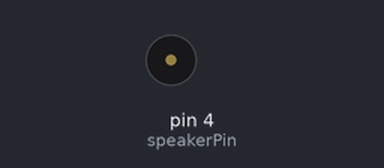
Simulated run of this sketch. Board: Arduino Uno, built with avr-gcc and run on an emulated ATmega328P. Parts: buzzer (waves = sounding).

Above: at 0.1 s.
At 12.0 s:
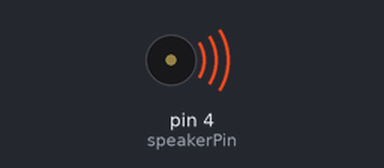
Timing chart, 0 to 43.0 s (numbered marks = the images above):
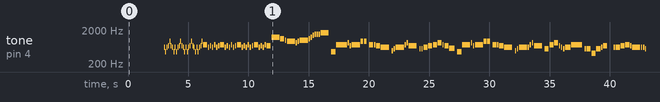

The sketch:

soldierdream_tono.ino
```cpp
//*****************************************************
//Realizado por © 2016 Sebastian Cuenca ***************
//Comparte, like y comenta :D :D :D *******************
//*****************************************************


int statePin = LOW;
int speakerPin = 4;

int length = 238; // Numero de notas (incluido espacios)                                                                                                            //10                                          178 bbsbIIRIRIIsIIMMUBRFMFHFRRIIIIIbbsbIIRIRIRIbshsbIRFMMMHMFR
char notes[] = "RsRFSFRsRsRFSFRsRsRFSFRsRsRFSMRFRMRFMRFRMRFMRFRMRFMRFRMFVUBSHSBUVTWWWX sMHFMSS MMFR bIRMHF IIRFMHMFD sMHFMSS MMFR bIRRMHF IMHFRIRM IIhIRF RRFMFRRRIhhIsshmRFM IsIMSUWRFMFHFRRIIII IbbsbIIRIRFMsIISUWRFMFHFRRIIII IbbsbIIRIRFMIbshsb IRFMMMHMFR"; // // Reproduccion del tono, cada espacio representa un descanso
float beats[] = {0.5,0.5,0.5,0.5,0.5,0.5,0.5,0.5,0.5,0.5,0.5,0.5,0.5,0.5,0.5,0.5,0.5,0.5,0.5,0.5,0.5,0.5,0.5,0.5,0.5,0.5,0.5,0.5,0.5,3,1,1,1,1,1,1,3,1,1,1,1,1,1,3,1,1,1,1,1,1,3,1,1,1,1,3,6,3,1,6,1,1,6,1,1,1,1,1,1,6, 1, 3,8,1,1,6,2,2, 1, 3,1,3,6, 1, 1,1,6,1,1,6, 1, 1,1,3,3,3,3,1,3,4, 1, 3,6,1,1,6,2,2, 1, 3,1,3,6, 1, 1,1,6,1,1,1,6, 1, 3,3,3,1,1,1,4,8, 1, 1,3,3,3,1,3, 4, 1,3,3,3,1,6,1,1,3,1,3,1,10,1,1,1,8,6,10, 1, 6,3,1,8,3,1,4,3,1,3,6,3,3,3,3,1,6,3,10, 1, 3,1,1,1,3,1,1,3,1,3,6,8,3,1,8,3,1,3,3,1,3,6,3,6,3,3,1,6,3,8, 1, 3,1,1,1,3,1,1,3,1,3,6,8,3,1,8,1,1,8, 1, 1,1,1,1,1,1,3,1,1,6}; //Duracion de cada nota
                                                                                                                                                                                                                                                                                                                                                                                //

int tempo = 110;       //Velocidad de reproduccion

void playTone(int ton1, int duration) {
  for (long i = 0; i < duration * 1000L; i += ton1) {
    tone(speakerPin, ton1);
    delayMicroseconds(ton1);
  }
  noTone(speakerPin);
}


//Notas frecuencias de notas musicales arduino
//*******************************************
void playNote(char note, int duration) {
//                         c#   d    d#   e    f    f#   g    g#   a    a#   b             d#              f#       g#              a#       C#      D#             F#        G#          A#       Do   C#   Re  D#    Mi  Fa F#  G#
  char names[] = { ' ',   '2', '3', '4', '5', '6', '7', '8', '9', '0', '-', '=', 'c', 'd', 'r', 'e', 'f', 'm', 'g', 'h',  'a', 'b','s','C', 'I','D', 'R', 'E', 'F', 'M', 'G', 'H', 'A', 'S', 'B', 'O', 'U', 'P', 'V', 'Q','T','W','X' };  // Notas musicales
  int tones[] =  {   0,  138, 146, 155, 164, 174, 184, 195, 207, 220, 233, 246, 261, 293, 311, 329, 349, 370, 391, 415, 440, 493, 466 ,523, 554,  587, 622, 659, 698, 740 ,783, 831,880, 932, 987, 1046,1108,1174,1244,1318,1397,1480,1661}; // Frecuencia de cada nota

  // Tocando nota por nota del vector notes[]
  for (int i = 0; i < 43; i++) {
    if (names[i] == note) {
      playTone(tones[i], duration);
    }
  }
}


void setup() {
  pinMode(speakerPin, OUTPUT);
  delay(3000);
}

void loop() {
  for (int i = 0; i < length; i++) {
    if (notes[i] == ' ') {
      delay(beats[i] * tempo); // rest
    } else {

      playNote(notes[i], beats[i] * tempo);

  }

    // Pausa entre notas
    delay(tempo / 2);
  }
}

//*****************************************************
//Realizado por © 2016 Sebastian Cuenca ***************
//Comparte, like y comenta :D :D :D *******************
//*****************************************************
```

Measured:
- by itself, tone on pin 4 (speakerPin): plays 622 Hz for 0.06 s, 466 Hz for 0.06 s, 622 Hz for 0.06 s, 698 Hz for 0.06 s, 932 Hz for 0.06 s, 698 Hz for 0.06 s … (137 notes in this stretch)
